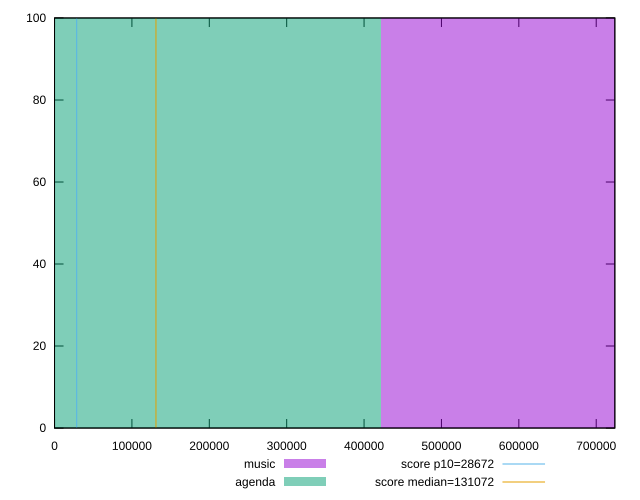

This figure's gnuplot source:
reset

$music <<EOF
843214.7746313763 100
EOF

$agenda <<EOF
0 100
EOF

set key outside below
set boxwidth 843214.7746313763
set xrange [0:724050.2324541666]
set yrange [0:100]
set trange [0:100]
set style fill transparent solid 0.5 noborder

set parametric
set terminal svg size 640, 500 enhanced background rgb 'white'
set output "reports/report_00032_2021-02-25T10-28-15.087Z/uses-long-cache-ttl/comparison/histogram/0_vs_1.svg"

plot $music title "music" with boxes, \
     $agenda title "agenda" with boxes, \
     28672,t title "score p10=28672", \
     131072,t title "score median=131072"

reset
